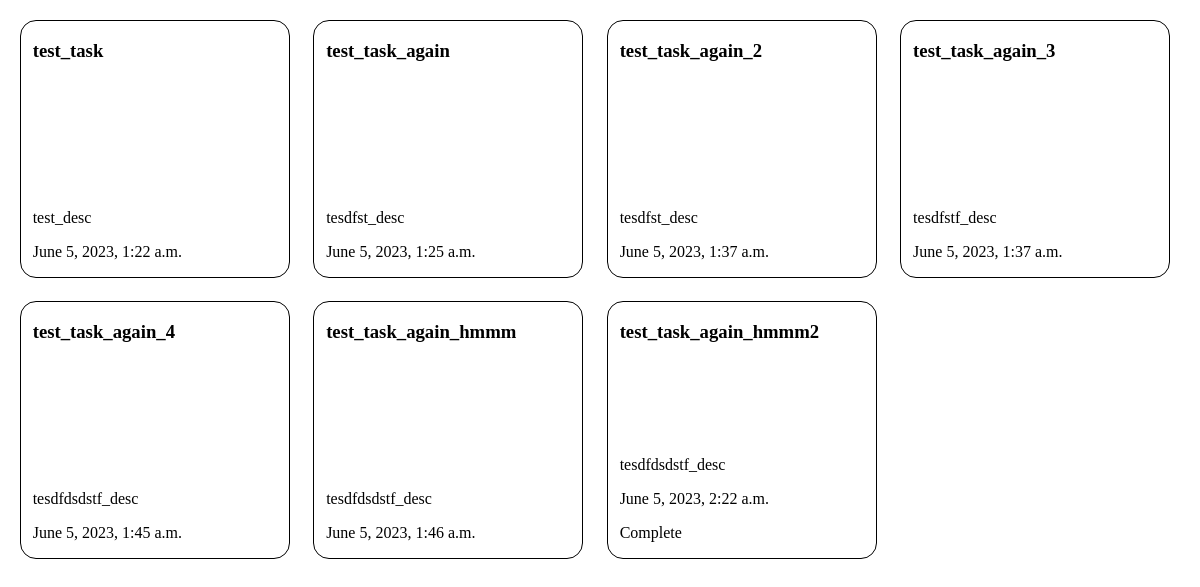
/todo/, run on the app's committed database.
### todo/models.py (models this page shows, shortened)
class Task(models.Model):
    task_name = models.CharField(max_length=50)
    task_description = models.CharField(max_length=250)
    create_date = models.DateTimeField("Date made")
    due_date = models.DateTimeField("Task due date and time")
    done = models.BooleanField("Task id done")

### todo/views.py (the view)
# urls.py: path("", views.IndexView.as_view(), name="index"),
class IndexView(generic.ListView):
    template_name = "todo/index.html"
    context_object_name = "tasks"
    model = Task

### todo/templates/todo/index.html
{% load static %}
<link rel="stylesheet" href="{% static 'todo/style.css' %}">
{% if tasks %}
    <div class="blocks">
        {% for task in tasks %}
        <div class="task_block">
            <h3>{{ task.task_name }}</h3>
            <div class="task_details">
            <p>{{ task.task_description }}</p>
            <p>{{ task.due_date }}</p>
            {% if task.done %}<p>Complete</p>{% endif %}
            </div>
        </div>
        {% endfor %}
    </div>
{% else %}
    <h2>No tasks created</h2>
{% endif %}

### todo/static/todo/style.css (style rules this page uses)
.blocks { display: flex; flex-wrap: wrap; }
.task_block { aspect-ratio: 1 / 1; width: 16em; border: 1px black solid; border-radius: 16px; margin: 1%; padding-left: 1%; position: relative; }
.task_details { position: absolute; bottom: 0; }

### data on the page
Task: task_name "test_task", task_description "test_desc", due_date "June 5, 2023, 1:22 a.m."
Task: task_name "test_task_again", task_description "tesdfst_desc", due_date "June 5, 2023, 1:25 a.m."
Task: task_name "test_task_again_2", task_description "tesdfst_desc", due_date "June 5, 2023, 1:37 a.m."
Task: task_name "test_task_again_3", task_description "tesdfstf_desc", due_date "June 5, 2023, 1:37 a.m."
Task: task_name "test_task_again_4", task_description "tesdfdsdstf_desc", due_date "June 5, 2023, 1:45 a.m."
Task: task_name "test_task_again_hmmm", task_description "tesdfdsdstf_desc", due_date "June 5, 2023, 1:46 a.m."
Task: task_name "test_task_again_hmmm2", task_description "tesdfdsdstf_desc", due_date "June 5, 2023, 2:22 a.m.", done "Complete"
